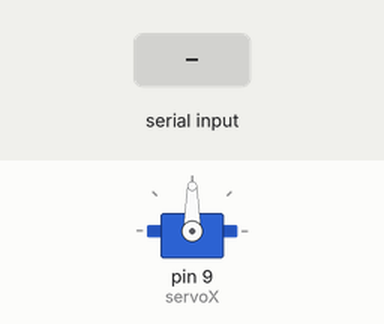
A sketch run on a simulated Arduino Uno, built with avr-gcc and run on an emulated ATmega328P. On the bench: servo. Inputs (shaded band) come from the test bench.

Above: at 1.2 s.
1.3 s: "30,150\n" received over Serial
At 1.6 s:
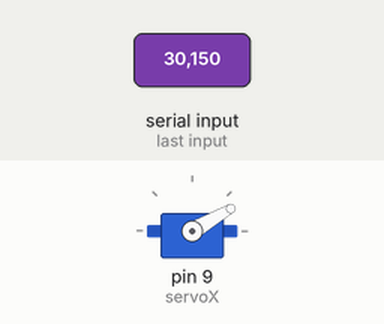
2.8 s: "1,90\n" received over Serial
At 3.9 s:
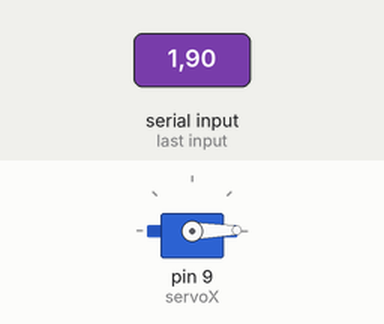
4.3 s: "90,45\n" received over Serial
At 5.1 s:
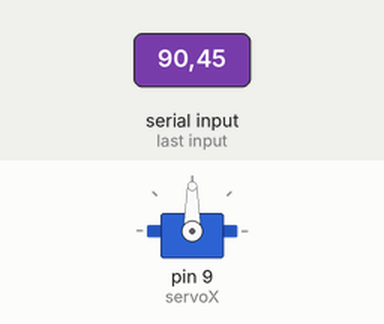
5.8 s: "1,90,45\n" received over Serial
At 6.3 s:
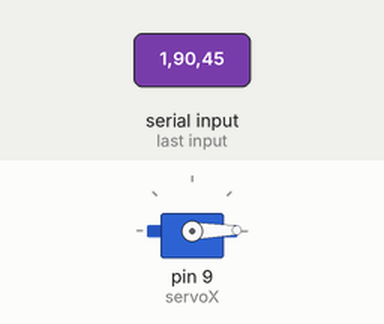
Timing chart, 0 to 8.3 s (numbered marks = the images above; inputs shaded):
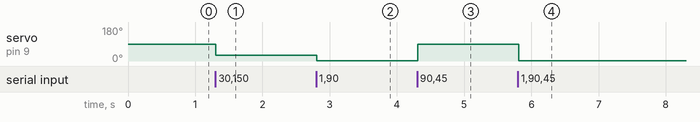

The sketch:

eye.ino
```cpp
#include <Servo.h>

Servo servoX;  // Horizontal eye movement
Servo servoY;  // Vertical eye movement

void setup() {
  servoX.attach(9);  // Attach servo to pin 9
  Serial.begin(9600);
}

void loop() {
  if (Serial.available() > 0) {
    String data = Serial.readStringUntil('\n');
    int commaIndex = data.indexOf(',');

    if (commaIndex != -1) {
      int x = data.substring(0, commaIndex).toInt();
      int y = data.substring(commaIndex + 1).toInt();

      servoX.write(x);
      servoY.write(y);
    }
  }
}
```

Measured:
- after the input at 1.3 s, servo on pin 9 (servoX): 90° → 30° at once
- after the input at 2.8 s, servo on pin 9 (servoX): 30° → 1° at once
- after the input at 4.3 s, servo on pin 9 (servoX): 1° → 90° at once
- after the input at 5.8 s, servo on pin 9 (servoX): 90° → 1° at once
